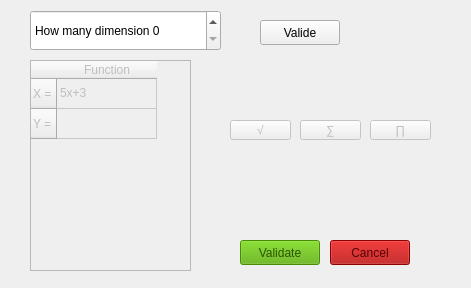
<?xml version="1.0" encoding="UTF-8"?>
<ui version="4.0">
 <class>vectorlistwindow</class>
 <widget class="QDialog" name="vectorlistwindow">
  <property name="geometry">
   <rect>
    <x>0</x>
    <y>0</y>
    <width>471</width>
    <height>288</height>
   </rect>
  </property>
  <property name="windowTitle">
   <string>Dialog</string>
  </property>
  <widget class="QPushButton" name="Button_valide">
   <property name="enabled">
    <bool>false</bool>
   </property>
   <property name="geometry">
    <rect>
     <x>240</x>
     <y>240</y>
     <width>80</width>
     <height>25</height>
    </rect>
   </property>
   <property name="palette">
    <palette>
     <active>
      <colorrole role="WindowText">
       <brush brushstyle="SolidPattern">
        <color alpha="255">
         <red>0</red>
         <green>0</green>
         <blue>0</blue>
        </color>
       </brush>
      </colorrole>
      <colorrole role="Button">
       <brush brushstyle="SolidPattern">
        <color alpha="255">
         <red>85</red>
         <green>170</green>
         <blue>0</blue>
        </color>
       </brush>
      </colorrole>
      <colorrole role="Light">
       <brush brushstyle="SolidPattern">
        <color alpha="255">
         <red>128</red>
         <green>255</green>
         <blue>0</blue>
        </color>
       </brush>
      </colorrole>
      <colorrole role="Midlight">
       <brush brushstyle="SolidPattern">
        <color alpha="255">
         <red>106</red>
         <green>212</green>
         <blue>0</blue>
        </color>
       </brush>
      </colorrole>
      <colorrole role="Dark">
       <brush brushstyle="SolidPattern">
        <color alpha="255">
         <red>43</red>
         <green>85</green>
         <blue>0</blue>
        </color>
       </brush>
      </colorrole>
      <colorrole role="Mid">
       <brush brushstyle="SolidPattern">
        <color alpha="255">
         <red>57</red>
         <green>113</green>
         <blue>0</blue>
        </color>
       </brush>
      </colorrole>
      <colorrole role="Text">
       <brush brushstyle="SolidPattern">
        <color alpha="255">
         <red>0</red>
         <green>0</green>
         <blue>0</blue>
        </color>
       </brush>
      </colorrole>
      <colorrole role="BrightText">
       <brush brushstyle="SolidPattern">
        <color alpha="255">
         <red>255</red>
         <green>255</green>
         <blue>255</blue>
        </color>
       </brush>
      </colorrole>
      <colorrole role="ButtonText">
       <brush brushstyle="SolidPattern">
        <color alpha="255">
         <red>0</red>
         <green>0</green>
         <blue>0</blue>
        </color>
       </brush>
      </colorrole>
      <colorrole role="Base">
       <brush brushstyle="SolidPattern">
        <color alpha="255">
         <red>255</red>
         <green>255</green>
         <blue>255</blue>
        </color>
       </brush>
      </colorrole>
      <colorrole role="Window">
       <brush brushstyle="SolidPattern">
        <color alpha="255">
         <red>85</red>
         <green>170</green>
         <blue>0</blue>
        </color>
       </brush>
      </colorrole>
      <colorrole role="Shadow">
       <brush brushstyle="SolidPattern">
        <color alpha="255">
         <red>0</red>
         <green>0</green>
         <blue>0</blue>
        </color>
       </brush>
      </colorrole>
      <colorrole role="AlternateBase">
       <brush brushstyle="SolidPattern">
        <color alpha="255">
         <red>170</red>
         <green>212</green>
         <blue>127</blue>
        </color>
       </brush>
      </colorrole>
      <colorrole role="ToolTipBase">
       <brush brushstyle="SolidPattern">
        <color alpha="255">
         <red>255</red>
         <green>255</green>
         <blue>220</blue>
        </color>
       </brush>
      </colorrole>
      <colorrole role="ToolTipText">
       <brush brushstyle="SolidPattern">
        <color alpha="255">
         <red>0</red>
         <green>0</green>
         <blue>0</blue>
        </color>
       </brush>
      </colorrole>
      <colorrole role="PlaceholderText">
       <brush brushstyle="SolidPattern">
        <color alpha="128">
         <red>0</red>
         <green>0</green>
         <blue>0</blue>
        </color>
       </brush>
      </colorrole>
     </active>
     <inactive>
      <colorrole role="WindowText">
       <brush brushstyle="SolidPattern">
        <color alpha="255">
         <red>0</red>
         <green>0</green>
         <blue>0</blue>
        </color>
       </brush>
      </colorrole>
      <colorrole role="Button">
       <brush brushstyle="SolidPattern">
        <color alpha="255">
         <red>85</red>
         <green>170</green>
         <blue>0</blue>
        </color>
       </brush>
      </colorrole>
      <colorrole role="Light">
       <brush brushstyle="SolidPattern">
        <color alpha="255">
         <red>128</red>
         <green>255</green>
         <blue>0</blue>
        </color>
       </brush>
      </colorrole>
      <colorrole role="Midlight">
       <brush brushstyle="SolidPattern">
        <color alpha="255">
         <red>106</red>
         <green>212</green>
         <blue>0</blue>
        </color>
       </brush>
      </colorrole>
      <colorrole role="Dark">
       <brush brushstyle="SolidPattern">
        <color alpha="255">
         <red>43</red>
         <green>85</green>
         <blue>0</blue>
        </color>
       </brush>
      </colorrole>
      <colorrole role="Mid">
       <brush brushstyle="SolidPattern">
        <color alpha="255">
         <red>57</red>
         <green>113</green>
         <blue>0</blue>
        </color>
       </brush>
      </colorrole>
      <colorrole role="Text">
       <brush brushstyle="SolidPattern">
        <color alpha="255">
         <red>0</red>
         <green>0</green>
         <blue>0</blue>
        </color>
       </brush>
      </colorrole>
      <colorrole role="BrightText">
       <brush brushstyle="SolidPattern">
        <color alpha="255">
         <red>255</red>
         <green>255</green>
         <blue>255</blue>
        </color>
       </brush>
      </colorrole>
      <colorrole role="ButtonText">
       <brush brushstyle="SolidPattern">
        <color alpha="255">
         <red>0</red>
         <green>0</green>
         <blue>0</blue>
        </color>
       </brush>
      </colorrole>
      <colorrole role="Base">
       <brush brushstyle="SolidPattern">
        <color alpha="255">
         <red>255</red>
         <green>255</green>
         <blue>255</blue>
        </color>
       </brush>
      </colorrole>
      <colorrole role="Window">
       <brush brushstyle="SolidPattern">
        <color alpha="255">
         <red>85</red>
         <green>170</green>
         <blue>0</blue>
        </color>
       </brush>
      </colorrole>
      <colorrole role="Shadow">
       <brush brushstyle="SolidPattern">
        <color alpha="255">
         <red>0</red>
         <green>0</green>
         <blue>0</blue>
        </color>
       </brush>
      </colorrole>
      <colorrole role="AlternateBase">
       <brush brushstyle="SolidPattern">
        <color alpha="255">
         <red>170</red>
         <green>212</green>
         <blue>127</blue>
        </color>
       </brush>
      </colorrole>
      <colorrole role="ToolTipBase">
       <brush brushstyle="SolidPattern">
        <color alpha="255">
         <red>255</red>
         <green>255</green>
         <blue>220</blue>
        </color>
       </brush>
      </colorrole>
      <colorrole role="ToolTipText">
       <brush brushstyle="SolidPattern">
        <color alpha="255">
         <red>0</red>
         <green>0</green>
         <blue>0</blue>
        </color>
       </brush>
      </colorrole>
      <colorrole role="PlaceholderText">
       <brush brushstyle="SolidPattern">
        <color alpha="128">
         <red>0</red>
         <green>0</green>
         <blue>0</blue>
        </color>
       </brush>
      </colorrole>
     </inactive>
     <disabled>
      <colorrole role="WindowText">
       <brush brushstyle="SolidPattern">
        <color alpha="255">
         <red>43</red>
         <green>85</green>
         <blue>0</blue>
        </color>
       </brush>
      </colorrole>
      <colorrole role="Button">
       <brush brushstyle="SolidPattern">
        <color alpha="255">
         <red>85</red>
         <green>170</green>
         <blue>0</blue>
        </color>
       </brush>
      </colorrole>
      <colorrole role="Light">
       <brush brushstyle="SolidPattern">
        <color alpha="255">
         <red>128</red>
         <green>255</green>
         <blue>0</blue>
        </color>
       </brush>
      </colorrole>
      <colorrole role="Midlight">
       <brush brushstyle="SolidPattern">
        <color alpha="255">
         <red>106</red>
         <green>212</green>
         <blue>0</blue>
        </color>
       </brush>
      </colorrole>
      <colorrole role="Dark">
       <brush brushstyle="SolidPattern">
        <color alpha="255">
         <red>43</red>
         <green>85</green>
         <blue>0</blue>
        </color>
       </brush>
      </colorrole>
      <colorrole role="Mid">
       <brush brushstyle="SolidPattern">
        <color alpha="255">
         <red>57</red>
         <green>113</green>
         <blue>0</blue>
        </color>
       </brush>
      </colorrole>
      <colorrole role="Text">
       <brush brushstyle="SolidPattern">
        <color alpha="255">
         <red>43</red>
         <green>85</green>
         <blue>0</blue>
        </color>
       </brush>
      </colorrole>
      <colorrole role="BrightText">
       <brush brushstyle="SolidPattern">
        <color alpha="255">
         <red>255</red>
         <green>255</green>
         <blue>255</blue>
        </color>
       </brush>
      </colorrole>
      <colorrole role="ButtonText">
       <brush brushstyle="SolidPattern">
        <color alpha="255">
         <red>43</red>
         <green>85</green>
         <blue>0</blue>
        </color>
       </brush>
      </colorrole>
      <colorrole role="Base">
       <brush brushstyle="SolidPattern">
        <color alpha="255">
         <red>85</red>
         <green>170</green>
         <blue>0</blue>
        </color>
       </brush>
      </colorrole>
      <colorrole role="Window">
       <brush brushstyle="SolidPattern">
        <color alpha="255">
         <red>85</red>
         <green>170</green>
         <blue>0</blue>
        </color>
       </brush>
      </colorrole>
      <colorrole role="Shadow">
       <brush brushstyle="SolidPattern">
        <color alpha="255">
         <red>0</red>
         <green>0</green>
         <blue>0</blue>
        </color>
       </brush>
      </colorrole>
      <colorrole role="AlternateBase">
       <brush brushstyle="SolidPattern">
        <color alpha="255">
         <red>85</red>
         <green>170</green>
         <blue>0</blue>
        </color>
       </brush>
      </colorrole>
      <colorrole role="ToolTipBase">
       <brush brushstyle="SolidPattern">
        <color alpha="255">
         <red>255</red>
         <green>255</green>
         <blue>220</blue>
        </color>
       </brush>
      </colorrole>
      <colorrole role="ToolTipText">
       <brush brushstyle="SolidPattern">
        <color alpha="255">
         <red>0</red>
         <green>0</green>
         <blue>0</blue>
        </color>
       </brush>
      </colorrole>
      <colorrole role="PlaceholderText">
       <brush brushstyle="SolidPattern">
        <color alpha="128">
         <red>0</red>
         <green>0</green>
         <blue>0</blue>
        </color>
       </brush>
      </colorrole>
     </disabled>
    </palette>
   </property>
   <property name="font">
    <font>
     <weight>50</weight>
     <bold>false</bold>
    </font>
   </property>
   <property name="autoFillBackground">
    <bool>false</bool>
   </property>
   <property name="text">
    <string>Validate</string>
   </property>
   <property name="autoDefault">
    <bool>true</bool>
   </property>
   <property name="default">
    <bool>false</bool>
   </property>
   <property name="flat">
    <bool>false</bool>
   </property>
  </widget>
  <widget class="QPushButton" name="Button_cancel">
   <property name="enabled">
    <bool>false</bool>
   </property>
   <property name="geometry">
    <rect>
     <x>330</x>
     <y>240</y>
     <width>80</width>
     <height>25</height>
    </rect>
   </property>
   <property name="palette">
    <palette>
     <active>
      <colorrole role="WindowText">
       <brush brushstyle="SolidPattern">
        <color alpha="255">
         <red>0</red>
         <green>0</green>
         <blue>0</blue>
        </color>
       </brush>
      </colorrole>
      <colorrole role="Button">
       <brush brushstyle="SolidPattern">
        <color alpha="255">
         <red>170</red>
         <green>0</green>
         <blue>0</blue>
        </color>
       </brush>
      </colorrole>
      <colorrole role="Light">
       <brush brushstyle="SolidPattern">
        <color alpha="255">
         <red>255</red>
         <green>0</green>
         <blue>0</blue>
        </color>
       </brush>
      </colorrole>
      <colorrole role="Midlight">
       <brush brushstyle="SolidPattern">
        <color alpha="255">
         <red>212</red>
         <green>0</green>
         <blue>0</blue>
        </color>
       </brush>
      </colorrole>
      <colorrole role="Dark">
       <brush brushstyle="SolidPattern">
        <color alpha="255">
         <red>85</red>
         <green>0</green>
         <blue>0</blue>
        </color>
       </brush>
      </colorrole>
      <colorrole role="Mid">
       <brush brushstyle="SolidPattern">
        <color alpha="255">
         <red>113</red>
         <green>0</green>
         <blue>0</blue>
        </color>
       </brush>
      </colorrole>
      <colorrole role="Text">
       <brush brushstyle="SolidPattern">
        <color alpha="255">
         <red>0</red>
         <green>0</green>
         <blue>0</blue>
        </color>
       </brush>
      </colorrole>
      <colorrole role="BrightText">
       <brush brushstyle="SolidPattern">
        <color alpha="255">
         <red>255</red>
         <green>255</green>
         <blue>255</blue>
        </color>
       </brush>
      </colorrole>
      <colorrole role="ButtonText">
       <brush brushstyle="SolidPattern">
        <color alpha="255">
         <red>0</red>
         <green>0</green>
         <blue>0</blue>
        </color>
       </brush>
      </colorrole>
      <colorrole role="Base">
       <brush brushstyle="SolidPattern">
        <color alpha="255">
         <red>255</red>
         <green>255</green>
         <blue>255</blue>
        </color>
       </brush>
      </colorrole>
      <colorrole role="Window">
       <brush brushstyle="SolidPattern">
        <color alpha="255">
         <red>170</red>
         <green>0</green>
         <blue>0</blue>
        </color>
       </brush>
      </colorrole>
      <colorrole role="Shadow">
       <brush brushstyle="SolidPattern">
        <color alpha="255">
         <red>0</red>
         <green>0</green>
         <blue>0</blue>
        </color>
       </brush>
      </colorrole>
      <colorrole role="AlternateBase">
       <brush brushstyle="SolidPattern">
        <color alpha="255">
         <red>212</red>
         <green>127</green>
         <blue>127</blue>
        </color>
       </brush>
      </colorrole>
      <colorrole role="ToolTipBase">
       <brush brushstyle="SolidPattern">
        <color alpha="255">
         <red>255</red>
         <green>255</green>
         <blue>220</blue>
        </color>
       </brush>
      </colorrole>
      <colorrole role="ToolTipText">
       <brush brushstyle="SolidPattern">
        <color alpha="255">
         <red>0</red>
         <green>0</green>
         <blue>0</blue>
        </color>
       </brush>
      </colorrole>
      <colorrole role="PlaceholderText">
       <brush brushstyle="SolidPattern">
        <color alpha="128">
         <red>0</red>
         <green>0</green>
         <blue>0</blue>
        </color>
       </brush>
      </colorrole>
     </active>
     <inactive>
      <colorrole role="WindowText">
       <brush brushstyle="SolidPattern">
        <color alpha="255">
         <red>0</red>
         <green>0</green>
         <blue>0</blue>
        </color>
       </brush>
      </colorrole>
      <colorrole role="Button">
       <brush brushstyle="SolidPattern">
        <color alpha="255">
         <red>170</red>
         <green>0</green>
         <blue>0</blue>
        </color>
       </brush>
      </colorrole>
      <colorrole role="Light">
       <brush brushstyle="SolidPattern">
        <color alpha="255">
         <red>255</red>
         <green>0</green>
         <blue>0</blue>
        </color>
       </brush>
      </colorrole>
      <colorrole role="Midlight">
       <brush brushstyle="SolidPattern">
        <color alpha="255">
         <red>212</red>
         <green>0</green>
         <blue>0</blue>
        </color>
       </brush>
      </colorrole>
      <colorrole role="Dark">
       <brush brushstyle="SolidPattern">
        <color alpha="255">
         <red>85</red>
         <green>0</green>
         <blue>0</blue>
        </color>
       </brush>
      </colorrole>
      <colorrole role="Mid">
       <brush brushstyle="SolidPattern">
        <color alpha="255">
         <red>113</red>
         <green>0</green>
         <blue>0</blue>
        </color>
       </brush>
      </colorrole>
      <colorrole role="Text">
       <brush brushstyle="SolidPattern">
        <color alpha="255">
         <red>0</red>
         <green>0</green>
         <blue>0</blue>
        </color>
       </brush>
      </colorrole>
      <colorrole role="BrightText">
       <brush brushstyle="SolidPattern">
        <color alpha="255">
         <red>255</red>
         <green>255</green>
         <blue>255</blue>
        </color>
       </brush>
      </colorrole>
      <colorrole role="ButtonText">
       <brush brushstyle="SolidPattern">
        <color alpha="255">
         <red>0</red>
         <green>0</green>
         <blue>0</blue>
        </color>
       </brush>
      </colorrole>
      <colorrole role="Base">
       <brush brushstyle="SolidPattern">
        <color alpha="255">
         <red>255</red>
         <green>255</green>
         <blue>255</blue>
        </color>
       </brush>
      </colorrole>
      <colorrole role="Window">
       <brush brushstyle="SolidPattern">
        <color alpha="255">
         <red>170</red>
         <green>0</green>
         <blue>0</blue>
        </color>
       </brush>
      </colorrole>
      <colorrole role="Shadow">
       <brush brushstyle="SolidPattern">
        <color alpha="255">
         <red>0</red>
         <green>0</green>
         <blue>0</blue>
        </color>
       </brush>
      </colorrole>
      <colorrole role="AlternateBase">
       <brush brushstyle="SolidPattern">
        <color alpha="255">
         <red>212</red>
         <green>127</green>
         <blue>127</blue>
        </color>
       </brush>
      </colorrole>
      <colorrole role="ToolTipBase">
       <brush brushstyle="SolidPattern">
        <color alpha="255">
         <red>255</red>
         <green>255</green>
         <blue>220</blue>
        </color>
       </brush>
      </colorrole>
      <colorrole role="ToolTipText">
       <brush brushstyle="SolidPattern">
        <color alpha="255">
         <red>0</red>
         <green>0</green>
         <blue>0</blue>
        </color>
       </brush>
      </colorrole>
      <colorrole role="PlaceholderText">
       <brush brushstyle="SolidPattern">
        <color alpha="128">
         <red>0</red>
         <green>0</green>
         <blue>0</blue>
        </color>
       </brush>
      </colorrole>
     </inactive>
     <disabled>
      <colorrole role="WindowText">
       <brush brushstyle="SolidPattern">
        <color alpha="255">
         <red>85</red>
         <green>0</green>
         <blue>0</blue>
        </color>
       </brush>
      </colorrole>
      <colorrole role="Button">
       <brush brushstyle="SolidPattern">
        <color alpha="255">
         <red>170</red>
         <green>0</green>
         <blue>0</blue>
        </color>
       </brush>
      </colorrole>
      <colorrole role="Light">
       <brush brushstyle="SolidPattern">
        <color alpha="255">
         <red>255</red>
         <green>0</green>
         <blue>0</blue>
        </color>
       </brush>
      </colorrole>
      <colorrole role="Midlight">
       <brush brushstyle="SolidPattern">
        <color alpha="255">
         <red>212</red>
         <green>0</green>
         <blue>0</blue>
        </color>
       </brush>
      </colorrole>
      <colorrole role="Dark">
       <brush brushstyle="SolidPattern">
        <color alpha="255">
         <red>85</red>
         <green>0</green>
         <blue>0</blue>
        </color>
       </brush>
      </colorrole>
      <colorrole role="Mid">
       <brush brushstyle="SolidPattern">
        <color alpha="255">
         <red>113</red>
         <green>0</green>
         <blue>0</blue>
        </color>
       </brush>
      </colorrole>
      <colorrole role="Text">
       <brush brushstyle="SolidPattern">
        <color alpha="255">
         <red>85</red>
         <green>0</green>
         <blue>0</blue>
        </color>
       </brush>
      </colorrole>
      <colorrole role="BrightText">
       <brush brushstyle="SolidPattern">
        <color alpha="255">
         <red>255</red>
         <green>255</green>
         <blue>255</blue>
        </color>
       </brush>
      </colorrole>
      <colorrole role="ButtonText">
       <brush brushstyle="SolidPattern">
        <color alpha="255">
         <red>85</red>
         <green>0</green>
         <blue>0</blue>
        </color>
       </brush>
      </colorrole>
      <colorrole role="Base">
       <brush brushstyle="SolidPattern">
        <color alpha="255">
         <red>170</red>
         <green>0</green>
         <blue>0</blue>
        </color>
       </brush>
      </colorrole>
      <colorrole role="Window">
       <brush brushstyle="SolidPattern">
        <color alpha="255">
         <red>170</red>
         <green>0</green>
         <blue>0</blue>
        </color>
       </brush>
      </colorrole>
      <colorrole role="Shadow">
       <brush brushstyle="SolidPattern">
        <color alpha="255">
         <red>0</red>
         <green>0</green>
         <blue>0</blue>
        </color>
       </brush>
      </colorrole>
      <colorrole role="AlternateBase">
       <brush brushstyle="SolidPattern">
        <color alpha="255">
         <red>170</red>
         <green>0</green>
         <blue>0</blue>
        </color>
       </brush>
      </colorrole>
      <colorrole role="ToolTipBase">
       <brush brushstyle="SolidPattern">
        <color alpha="255">
         <red>255</red>
         <green>255</green>
         <blue>220</blue>
        </color>
       </brush>
      </colorrole>
      <colorrole role="ToolTipText">
       <brush brushstyle="SolidPattern">
        <color alpha="255">
         <red>0</red>
         <green>0</green>
         <blue>0</blue>
        </color>
       </brush>
      </colorrole>
      <colorrole role="PlaceholderText">
       <brush brushstyle="SolidPattern">
        <color alpha="128">
         <red>0</red>
         <green>0</green>
         <blue>0</blue>
        </color>
       </brush>
      </colorrole>
     </disabled>
    </palette>
   </property>
   <property name="text">
    <string>Cancel</string>
   </property>
  </widget>
  <widget class="QSpinBox" name="spinBox">
   <property name="geometry">
    <rect>
     <x>30</x>
     <y>10</y>
     <width>191</width>
     <height>41</height>
    </rect>
   </property>
   <property name="prefix">
    <string>How many dimension </string>
   </property>
  </widget>
  <widget class="QTableWidget" name="tableWidget_funct">
   <property name="enabled">
    <bool>false</bool>
   </property>
   <property name="geometry">
    <rect>
     <x>30</x>
     <y>60</y>
     <width>161</width>
     <height>211</height>
    </rect>
   </property>
   <row>
    <property name="text">
     <string>X = </string>
    </property>
   </row>
   <row>
    <property name="text">
     <string>Y =</string>
    </property>
   </row>
   <column>
    <property name="text">
     <string>Function</string>
    </property>
   </column>
   <item row="0" column="0">
    <property name="text">
     <string>5x+3</string>
    </property>
   </item>
  </widget>
  <widget class="QPushButton" name="Button_valide1">
   <property name="geometry">
    <rect>
     <x>260</x>
     <y>20</y>
     <width>80</width>
     <height>25</height>
    </rect>
   </property>
   <property name="text">
    <string>Valide</string>
   </property>
  </widget>
  <widget class="QPushButton" name="Button_racine">
   <property name="enabled">
    <bool>false</bool>
   </property>
   <property name="geometry">
    <rect>
     <x>230</x>
     <y>120</y>
     <width>61</width>
     <height>20</height>
    </rect>
   </property>
   <property name="text">
    <string>√</string>
   </property>
  </widget>
  <widget class="QPushButton" name="Button_pi">
   <property name="enabled">
    <bool>false</bool>
   </property>
   <property name="geometry">
    <rect>
     <x>370</x>
     <y>120</y>
     <width>61</width>
     <height>20</height>
    </rect>
   </property>
   <property name="text">
    <string>∏</string>
   </property>
  </widget>
  <widget class="QPushButton" name="Button_sum">
   <property name="enabled">
    <bool>false</bool>
   </property>
   <property name="geometry">
    <rect>
     <x>300</x>
     <y>120</y>
     <width>61</width>
     <height>20</height>
    </rect>
   </property>
   <property name="text">
    <string>∑</string>
   </property>
  </widget>
 </widget>
 <resources/>
 <connections/>
</ui>
